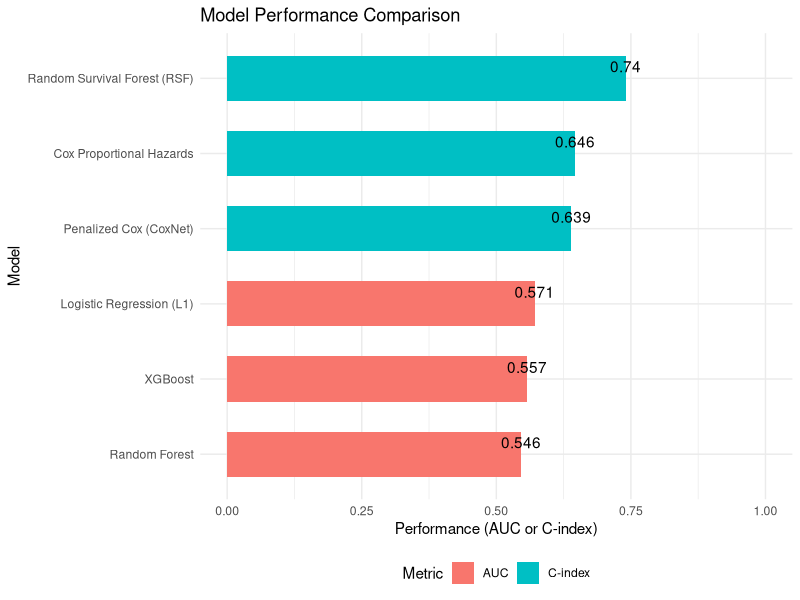

Reproduce this figure in R. (Note: this script raises an error after producing the figure.)
# Purpose: Comparing model performance and summarize key findings

# Load libraries
library(ggplot2)
library(dplyr)
library(tibble)
library(here)

# --- Step 1: Define model performance results ---
model_results <- tribble(
  ~Model,                        ~Metric,  ~Value,
  "Cox Proportional Hazards",    "C-index", 0.646,
  "Random Forest",               "AUC",     0.546,
  "Logistic Regression (L1)",    "AUC",     0.571,
  "XGBoost",                     "AUC",     0.557,
  "Random Survival Forest (RSF)","C-index", 0.740,
  "Penalized Cox (CoxNet)",      "C-index", 0.639
)

# --- Step 2: Save summary as CSV ---
write.csv(model_results, here("outputs", "tables", "final_model_performance_summary.csv"), row.names = FALSE)

# --- Step 3: Plot comparison ---
png(here("outputs", "plots", "final_model_comparison_plot.png"), width = 800, height = 600)
ggplot(model_results, aes(x = reorder(Model, Value), y = Value, fill = Metric)) +
  geom_bar(stat = "identity", width = 0.6) +
  geom_text(aes(label = round(Value, 3)), vjust = -0.5) +
  ylim(0, 1) +
  labs(title = "Model Performance Comparison", x = "Model", y = "Performance (AUC or C-index)") +
  coord_flip() +
  theme_minimal() +
  theme(legend.position = "bottom")
dev.off()

# --- Step 4: Save textual summary ---
sink(here("outputs", "tables", "final_model_summary.txt"))
cat("MODEL COMPARISON SUMMARY\n")
cat("----------------------------\n")
cat("Cox Proportional Hazards: Concordance = 0.646\n")
cat("Random Forest (classification): AUC = 0.546\n")
cat("Logistic Regression (L1-regularized): AUC = 0.571\n")
cat("XGBoost: AUC = 0.557\n")
cat("Random Survival Forest (RSF): Concordance = 0.740\n")
cat("Penalized Cox (CoxNet): Concordance = 0.639\n\n")

cat("INTERPRETATION:\n")
cat("Traditional classifiers showed modest performance, likely limited by the clinical variables available.\n")
cat("Random Survival Forests significantly outperformed other models (C-index = 0.74), \n")
cat("demonstrating the value of native survival modeling for censored data.\n")
cat("Penalized Cox regression (CoxNet) also showed good performance (C-index = 0.639), \n")
cat("reinforcing the value of regularization and stage-based risk stratification.\n")
sink()

# --- Step 5: Export subgroup survival table ---
subgroup_table <- read_csv(here("outputs", "tables", "coxnet_subgroup_medians.csv"), show_col_types = FALSE)
write.csv(subgroup_table, here("outputs", "tables", "final_subgroup_survival_table.csv"), row.names = FALSE)